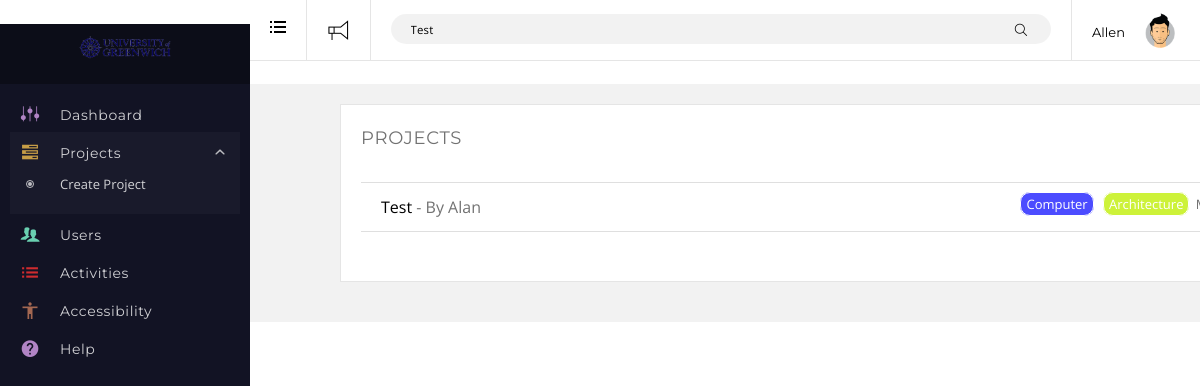
Screenshot of /index.php?s=Test (signed in) with the database file from the repository.
### tables this page shows
CREATE TABLE `projects` (
  `id` int(99) NOT NULL,
  `author` int(99) NOT NULL,
  `title` varchar(255) NOT NULL,
  `description` varchar(255) NOT NULL,
  `attachments` varchar(255) NOT NULL,
  `date` datetime NOT NULL,
  `status` varchar(255) DEFAULT NULL
);

CREATE TABLE `users` (
  `id` int(99) NOT NULL,
  `display_name` varchar(255) NOT NULL,
  `password` varchar(255) NOT NULL,
  `email` varchar(255) NOT NULL,
  `role` smallint(9) NOT NULL
);

CREATE TABLE `terms` (
  `id` bigint(99) NOT NULL,
  `name` varchar(255) NOT NULL,
  `color` varchar(255) NOT NULL
);

### classes/_project.php (called while the page is built, shortened)
<?php
class project
{
    function get_projects( $filter, $paged = null, $notification = null ) {
    	global $database,$user;
    	$sql = 'SELECT projects.id,projects.author,projects.title,projects.description,projects.date,projects.status FROM projects';
    	$cat = isset( $_GET['cat'] ) ? $_GET['cat'] : null;
    	switch ( $filter ) {
    		case 'all':
    			$sql .= ' WHERE projects.status="PUBLISH"';
    			break;
    		case 'unapproved':
    			$sql .= ' WHERE projects.status="PENDING"';
    			break;
    	}
    	$search = isset( $_GET['s'] ) ? $_GET['s'] : null;
    	if ( !$notification ) {
	    	if ( $search ) {
	    		$sql .= ' AND projects.title LIKE "%'.$search.'%"';
	    	}
	    }
    	$result = $database->select_all_query( $sql );
		return $result;
    }
	function get_cats( $project_id ) {
		global $database;
		$sql = "SELECT terms.id,terms.name,terms.color FROM terms
			INNER JOIN term_project ON terms.id = term_project.term_id
			INNER JOIN projects ON projects.id = term_project.project_id
			WHERE projects.id =".$project_id;
		$result = $database->select_all_query( $sql );
		return $result;
	}
}

### database.php (called while the page is built, shortened)
<?php
class database
{
	var $connection = null;
    function connect()
    {
        $hostname = "localhost";
        $dbuser = "root";
        $dbpass = "";
        $dbname = "GWizards";
        if($this->connection == null)
        {
            $this->connection = mysqli_connect($hostname,$dbuser,$dbpass,$dbname);
            if(!$this->connection)
    		{
    			die("Websie is on maintain, please comeback later");
    		}
            else    mysqli_query($this->connection,'set names utf8');
        }
    }
    function disconnect()
    {
        $this->connection = null;
    }
    function select_all_query($sql)
    {
        if($sql != '')
        {
            $list = mysqli_query($this->connection,$sql);
            $result = array();
            if( mysqli_num_rows($list) > 0)
            {
                while($row = mysqli_fetch_array($list,MYSQLI_ASSOC))
                {
                    $result[] = $row;
                }
                return $result;
            }
            else
            {
                return false;
            }
        }
    }
}
?>

### classes/_users.php (called while the page is built, shortened)
<?php
class User
{
	function get_user_by_id( $user_id ) {
		global $database;
		$sql = "SELECT * From users WHERE id=".$user_id;
		$result = $database->select_all_query( $sql );
		return $result[0];
	}
}

### search.php (the view, shortened to what this page needs)
<div id="content" class="tpl-full-width">
    <div id="main-container" class="clearfix">
        <div class="main container submit-container main-container" role="main">
            <div class="content-wrap">
                <div class="main-content container-fluid">
                    <div class="col-xs-12 col-md-12">
                        <div class="panel panel-default">
                           <div class="project-list">
                                <div>
                                    <h3>
                                    <a class="btn btn-primary">
                                        </i> Projects</a>
                                    </h3>
                                </div>
                                <div class="collapse in">
                                    <?php
                                        $search_projects = $project->get_projects( 'all', 1 );
                                    ?>
                                    <?php if ( $search_projects ): ?>
                                        <ul class="list-group list-group-flush">
                                            <?php foreach ( $search_projects as $search_project ): ?>
                                                <?php
                                                    $author = $user->get_user_by_id( $search_project['author'] );
                                                ?>
                                                <li class="list-group-item">
                                                    <div class="project-title">
                                                        <a href="http://localhost/GWizardsSystem/project-single.php?id=<?php echo $search_project['id'] ?>"><?php echo $search_project['title'] ?></a>
                                                            - By <?php echo $author['display_name'] ?>
                                                    </div>
                                                    <div class="project-info pull-right">
                                                        <div class="dept">
                                                                <?php
                                                                    $cats = $project->get_cats( $search_project['id'] );
                                                                ?>
                                                                <?php if ( $cats ): ?>
                                                                    <?php foreach ( $cats as $cat ): ?>
                                                                        <a href="http://localhost/GWizardsSystem/project.php?cat=<?php echo $cat['id'] ?>" style="background-color: <?php echo $cat['color'] ?>" class="cat-rdr cat-tag p-com"><?php echo $cat['name']; ?></a>
                                                                    <?php endforeach ?>
                                                                <?php endif ?>
                                                            </div>
                                                        <div class="date-time"><?php echo date( "F j, Y", strtotime( $search_project['date'] ) ) ?></div>
                                                    </div>
                                                </li>
                                            <?php endforeach ?>
                                        </ul>
                                    <?php else: ?>
                                        No Results
                                    <?php endif ?>
                                </div>
                           </div>
                        </div>
                    </div>
                </div>
            </div>
        </div>
    </div>
</div>

### assets/css/main.css (style rules this page uses)
#content { background: rgba(0,0,0,0.05); }
.content-wrap { padding: 20px 20px; }
.panel { margin-bottom: 20px; border: 1px solid rgba(0,0,0,0.1); overflow: hidden; padding: 20px; background: #fff; }
.list-group { display: -webkit-box; display: -ms-flexbox; display: flex; -webkit-box-orient: vertical; -webkit-box-direction: normal; -ms-flex-direction: column; flex-direction: column; padding-left: 0; margin-bottom: 0; }
.list-group-item { position: relative; display: block; padding: .75rem 1.25rem; margin-bottom: -1px; background-color: #fff; border: 1px solid rgba(0,0,0,.125); }
.list-group-flush .list-group-item { border-right: 0; border-left: 0; border-radius: 0; }
.project-list { margin-bottom: 30px; }
.project-info { font-size: 13px; }
.list-group-item div { display: inline-block; }
.cat-tag { border: 1px solid #fff; border-radius: 10px; margin: 0px 3px; padding: 2px 5px; color: #fff; }
.p-com { background: #4D62FF; }
* { margin: 0; padding: 0; }
.project-title a, .project-filter a { color: #000; }
.project-list a.btn { color: #727272; }

### rows the page displays
projects: title "Test", users.display_name "Alan"
terms: name "Computer"
terms: name "Architecture"

### other values shown
$session['display_name'] "Allen"
